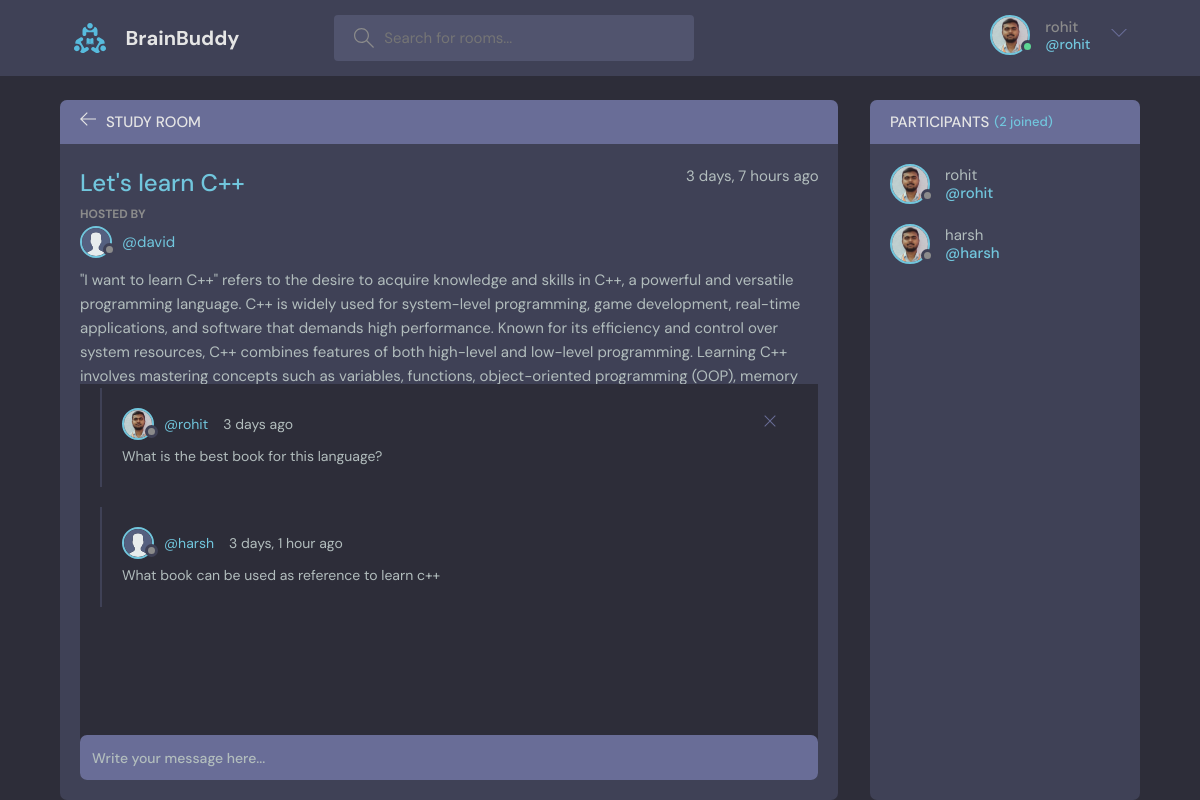
/room/5/ (signed in), run on an earlier commit of the app's database.
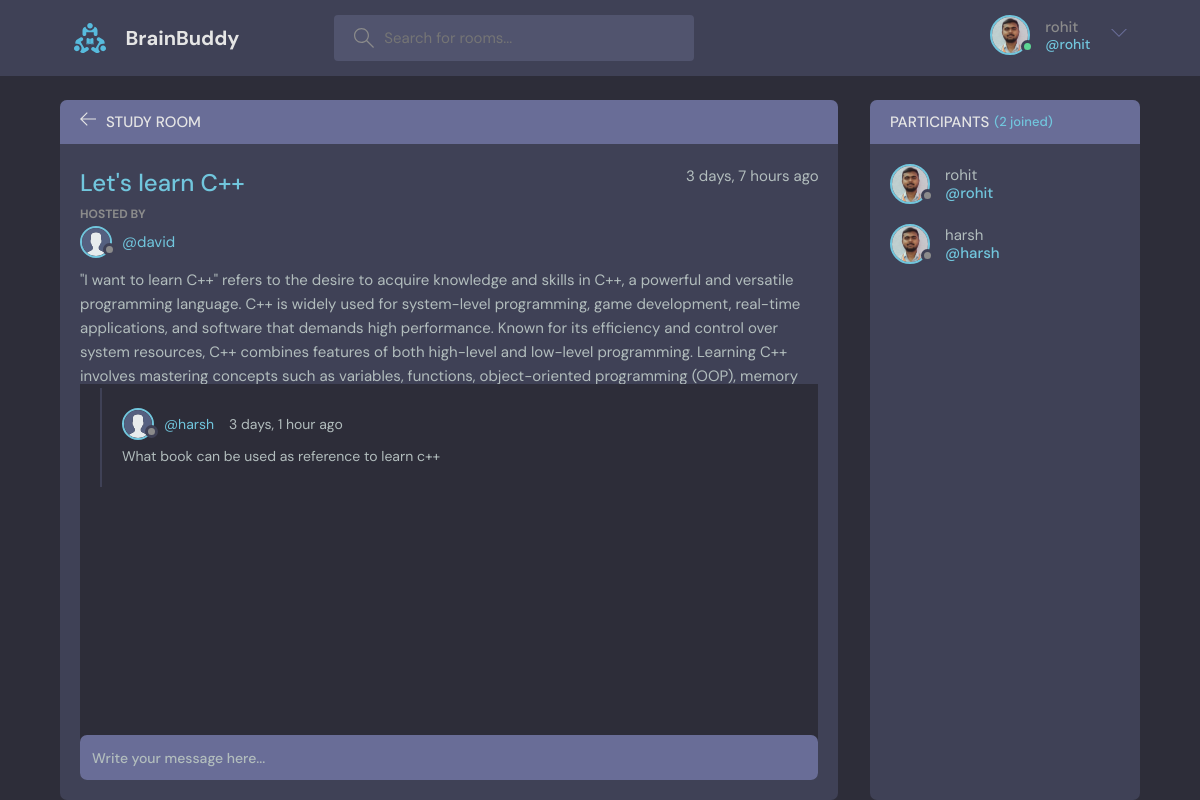
And on a later commit of the database.
### base/models.py (models this page shows, shortened)
class Message(models.Model):
    user = models.ForeignKey(User,on_delete=models.CASCADE)
    room = models.ForeignKey(Room,on_delete=models.CASCADE)
    body = models.TextField()
    updated = models.DateTimeField(auto_now=True)
    created = models.DateTimeField( auto_now_add=True)
    class Meta:
        ordering = ['-updated','-created']

class User(AbstractUser):
    name = models.CharField(max_length=200,null=True)
    email = models.EmailField(unique=True,null=True)
    bio = models.TextField(null=True)
    avatar =models.ImageField(null=True,default="avatar.svg")
    USERNAME_FIELD = 'email'
    REQUIRED_FIELDS=[]

### base/views.py (the view, shortened to what this page needs)
# urls.py: path('room/<str:pk>/',views.room,name="room"),
def room(request,pk):
    room = Room.objects.get(id = pk)
    room_messages= room.message_set.all().order_by('-created')
    participants = room.participants.all()
    context = {'room':room,'room_messages':room_messages,'participants':participants}
    return render(request,"base/room.html",context)

### base/models.py (called while the page is built)
    def __str__(self):
       return self.name

### base/templates/base/room.html (shortened to what this page needs)
{% extends "main.html" %}
{% block content %}
    <main class="profile-page layout layout--2">
      <div class="container">
        <div class="room">
          <div class="room__top">
            <div class="room__topLeft">
              <a href="{% url 'home' %}">
                <svg version="1.1" xmlns="http://www.w3.org/2000/svg" width="32" height="32" viewBox="0 0 32 32">
                  <title>arrow-left</title>
                  <path
                    d="M13.723 2.286l-13.723 13.714 13.719 13.714 1.616-1.611-10.96-10.96h27.625v-2.286h-27.625l10.965-10.965-1.616-1.607z"
                  ></path>
                </svg>
              </a>
              <h3>Study Room</h3>
            </div>
          </div>
          <div class="room__box scroll">
            <div class="room__header scroll">
              <div class="room__info">
                <h3>{{room.name}}</h3>
                <span>{{room.created|timesince}} ago</span>
              </div>
              <div class="room__hosted">
                <p>Hosted By</p>
                <a href="{% url 'user-profile' room.host.id %}" class="room__author">
                  <div class="avatar avatar--small">
                    <img src="{{room.host.avatar.url}}" />
                  </div>
                  <span>@{{room.host.username}}</span>
                </a>
              </div>
              <div class="room__details">
               {{room.description}}
              </div>
            </div>
            <div class="room__conversation">
              <div class="threads scroll">
                {% for message in room_messages %}
                <div class="thread">
                  <div class="thread__top">
                    <div class="thread__author">
                      <a href="{% url 'user-profile' message.user.id %}" class="thread__authorInfo">
                        <div class="avatar avatar--small">
                          <img src="{{message.user.avatar.url}}" />
                        </div>
                        <span>@{{message.user.username}}</span>
                      </a>
                      <span class="thread__date">{{message.created|timesince}} ago</span>
                    </div>
                    {% if request.user == message.user %}
                    <a href="{% url 'delete-message' message.id %}">
                    <div class="thread__delete">
                      <svg version="1.1" xmlns="http://www.w3.org/2000/svg" width="32" height="32" viewBox="0 0 32 32">
                        <title>remove</title>
                        <path
                          d="M27.314 6.019l-1.333-1.333-9.98 9.981-9.981-9.981-1.333 1.333 9.981 9.981-9.981 9.98 1.333 1.333 9.981-9.98 9.98 9.98 1.333-1.333-9.98-9.98 9.98-9.981z"
                        ></path>
                      </svg>
                    </div>
                  </a>
                    {% endif %}
                  </div>
                  <div class="thread__details">
                  {{message.body}}
                  </div>
                </div>
                {% endfor %}
              </div>
            </div>
          </div>
          <div class="room__message">
            <form action="" method ="POST">
              <input name="body" placeholder="Write your message here..." /></form>
          </div>
        </div>
        <div class="participants">
          <h3 class="participants__top">Participants <span>({{participants.count}} joined) </span></h3>
          <div class="participants__list scroll">
            {% for user in participants  %}
            <a href="{% url 'user-profile' user.id %}" class="participant">
              <div class="avatar avatar--medium">
                <img src="{{request.user.avatar.url}}" />
              </div>
              <p>
                {{user.username}}
                <span>@{{user.username}}</span>
              </p>
            </a>
            {% endfor %}
          </div>
        </div>
      </div>
    </main>
 {% endblock content %}

### templates/navbar.html (shortened to what this page needs)
{% load static %}
<header class="header header--loggedIn">
    <div class="container">
      <a href="{% url 'home' %}" class="header__logo">
        <img src="{% static 'images/logo.svg' %}" />
        <h1>BrainBuddy</h1>
      </a>
      <form class="header__search" method="GET" action="{% url 'home' %}">
        <label>
          <input name="q" placeholder="Search for rooms..." />
        </label>
      </form>
      <nav class="header__menu">
        {% if request.user.is_authenticated %}
        <div class="header__user">
          <a href="{% url 'update-user' %}">
            <div class="avatar avatar--medium active">
              <img src="{{request.user.avatar.url}}" />
            </div>
            <p>{{request.user.username}}<span>@{{request.user.username}}</span></p>
          </a>
          <button class="dropdown-button">
            <svg version="1.1" xmlns="http://www.w3.org/2000/svg" width="32" height="32" viewBox="0 0 32 32">
              <title>chevron-down</title>
              <path d="M16 21l-13-13h-3l16 16 16-16h-3l-13 13z"></path>
            </svg>
          </button>
        </div>
        {% else %}
            <a href={% url 'login' %}>
            <img src="{% static 'images/avatar.svg' %}" />
            <p>Login</p>
            </a>
        {% endif%}
      </nav>
    </div>
  </header>

What changed in the data, as far as the page shows it:
removed Message: user.avatar (picture), user.username "rohit", created "3 days", body "What is the best book for this language?"
